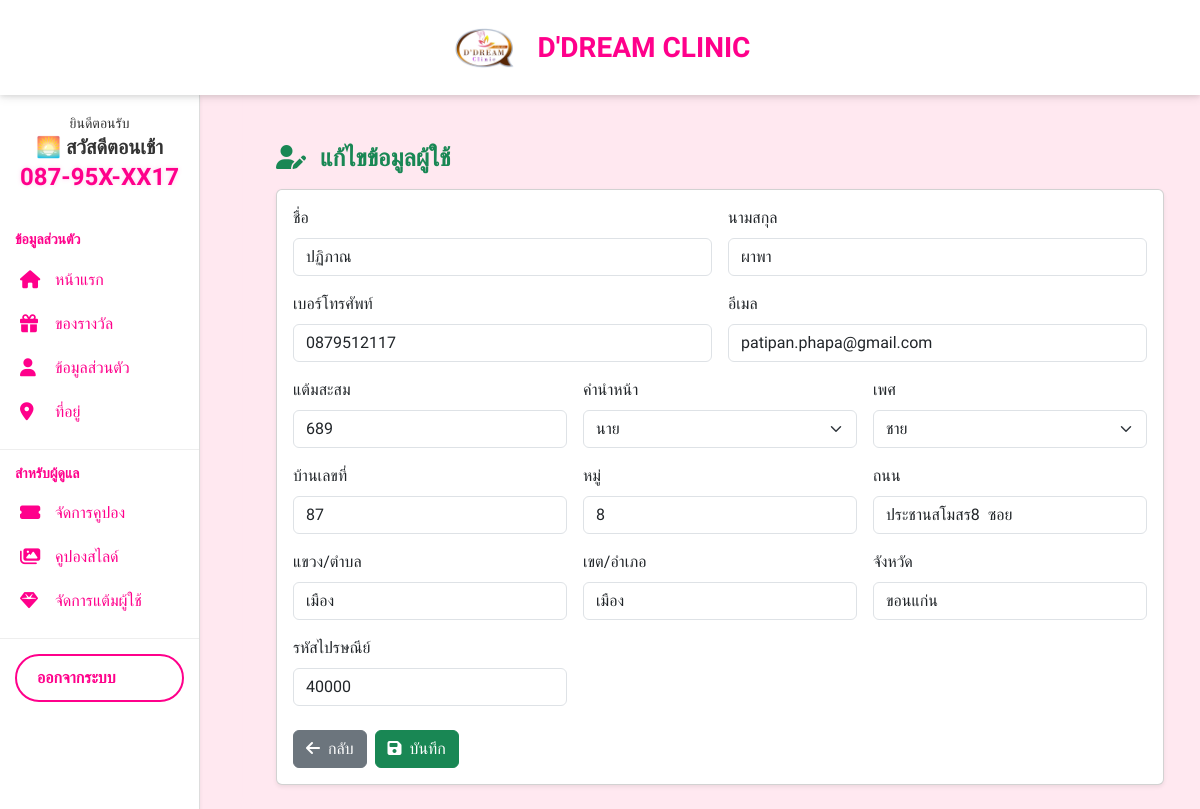
Page /account/staff/edit/4/ (signed in) on the committed database.
### account/models.py (models this page shows, shortened)
class User(AbstractUser):
    phone = models.CharField(max_length=10, unique=True)
    username = models.CharField(max_length=150, blank=True, null=True)
    USERNAME_FIELD = 'phone'
    REQUIRED_FIELDS = []

class Profile(models.Model):
    TITLE_CHOICES = [
        ('นาย', 'นาย'),
        ('นาง', 'นาง'),
        ('นางสาว', 'นางสาว'),
        ('อื่นๆ', 'อื่นๆ'),
    ]
    GENDER_CHOICES = [
        ('ชาย', 'ชาย'),
        ('หญิง', 'หญิง'),
        ('อื่นๆ', 'อื่นๆ'),
    ]
    user = models.OneToOneField(User, on_delete=models.CASCADE)
    title = models.CharField(max_length=20, choices=TITLE_CHOICES, blank=True)
    gender = models.CharField(max_length=10, choices=GENDER_CHOICES, blank=True)
    phone = models.IntegerField(blank=True, null=True)
    points = models.PositiveIntegerField(default=0)
    house_no = models.CharField(max_length=50, blank=True)
    moo = models.CharField(max_length=10, blank=True)
    street = models.CharField(max_length=100, blank=True)
    subdistrict = models.CharField(max_length=100, blank=True)  # แขวง/ตำบล
    district = models.CharField(max_length=100, blank=True)     # เขต/อำเภอ
    province = models.CharField(max_length=100, blank=True)
    postal_code = models.CharField(max_length=10, blank=True)

### account/views.py (the view, shortened to what this page needs)
# urls.py: path('staff/edit/<int:user_id>/', views.edit_user, name='edit_user'),
@staff_member_required
def edit_user(request, user_id):
    user = get_object_or_404(User, id=user_id)
    profile = getattr(user, 'profile', None)
    return render(request, 'staff/edit_user.html', {
        'user': user,
        'profile': profile,
    })

### account/templatetags/phone_filters.py (called while the page is built, shortened)
@register.filter(name="mask_phone")
def mask_phone(value: str) -> str:
    if not value:
        return ""
    s = str(value)
    digits = re.sub(r"\D", "", s)
    if len(digits) == 10:
        a = digits[:3]
        b = digits[3:6]
        c = digits[6:]
        b_mask = (b[:2] + "X") if len(b) == 3 else (b + "X")
        if len(c) >= 4:
            c_mask = "XX" + c[-2:]
        elif len(c) == 3:
            c_mask = "XX" + c[-1]
        elif len(c) == 2:
            c_mask = "X" + c[-1]
        else:
            c_mask = "X"
        return f"{a}-{b_mask}-{c_mask}"

### templates/staff/edit_user.html (shortened to what this page needs)
{% extends 'base/base.html' %}
{% block content %}
<div class="container">
  <h4 class="fw-bold text-success mb-3 mt-4">
    <i class="fa fa-user-edit me-2"></i> แก้ไขข้อมูลผู้ใช้
  </h4>
  <div class="card shadow-sm">
    <div class="card-body">
      <form method="post">
        <div class="row g-3">
          <div class="col-md-6">
            <label class="form-label">ชื่อ</label>
            <input type="text" name="first_name" class="form-control" value="{{ user.first_name }}">
          </div>
          <div class="col-md-6">
            <label class="form-label">นามสกุล</label>
            <input type="text" name="last_name" class="form-control" value="{{ user.last_name }}">
          </div>
          <div class="col-md-6">
            <label class="form-label">เบอร์โทรศัพท์</label>
            <input type="text" name="phone" class="form-control" value="{{ user.phone }}" required>
          </div>
          <div class="col-md-6">
            <label class="form-label">อีเมล</label>
            <input type="email" name="email" class="form-control" value="{{ user.email }}">
          </div>
          <div class="col-md-4">
            <label class="form-label">แต้มสะสม</label>
            <input type="number" name="points" class="form-control" value="{{ profile.points|default:0 }}">
          </div>
          <div class="col-md-4">
            <label class="form-label">คำนำหน้า</label>
            <select name="title" class="form-select">
              {% for k,v in profile.TITLE_CHOICES %}
                <option value="{{ k }}" {% if profile.title == k %}selected{% endif %}>{{ v }}</option>
              {% endfor %}
            </select>
          </div>
          <div class="col-md-4">
            <label class="form-label">เพศ</label>
            <select name="gender" class="form-select">
              {% for k,v in profile.GENDER_CHOICES %}
                <option value="{{ k }}" {% if profile.gender == k %}selected{% endif %}>{{ v }}</option>
              {% endfor %}
            </select>
          </div>
          <div class="col-md-4">
            <label class="form-label">บ้านเลขที่</label>
            <input type="text" name="house_no" class="form-control" value="{{ profile.house_no }}">
          </div>
          <div class="col-md-4">
            <label class="form-label">หมู่</label>
            <input type="text" name="moo" class="form-control" value="{{ profile.moo }}">
          </div>
          <div class="col-md-4">
            <label class="form-label">ถนน</label>
            <input type="text" name="street" class="form-control" value="{{ profile.street }}">
          </div>
          <div class="col-md-4">
            <label class="form-label">แขวง/ตำบล</label>
            <input type="text" name="subdistrict" class="form-control" value="{{ profile.subdistrict }}">
          </div>
          <div class="col-md-4">
            <label class="form-label">เขต/อำเภอ</label>
            <input type="text" name="district" class="form-control" value="{{ profile.district }}">
          </div>
          <div class="col-md-4">
            <label class="form-label">จังหวัด</label>
            <input type="text" name="province" class="form-control" value="{{ profile.province }}">
          </div>
          <div class="col-md-4">
            <label class="form-label">รหัสไปรษณีย์</label>
            <input type="text" name="postal_code" class="form-control" value="{{ profile.postal_code }}">
          </div>
        </div>
        <div class="d-flex gap-2 mt-4">
          <a href="{% url 'account:staff_manage_points' %}" class="btn btn-secondary">
            <i class="fa fa-arrow-left me-1"></i> กลับ
          </a>
          <button type="submit" class="btn btn-success">
            <i class="fa fa-save me-1"></i> บันทึก
          </button>
        </div>
      </form>
    </div>
  </div>
</div>
{% endblock %}

### templates/base/sidebar_profile.html (shortened to what this page needs)
{% load static %}
{% load phone_filters %}
 <div class="main-content">
<div class="sidebar shadow-sm">
    <div class="p-3 rounded">
      <center><small>ยินดีตอนรับ</small>
      <h5 id="greeting" class="fw-bold mb-1">สวัสดี</h5>
        <h4 class="fw-bold text-pink">{{ user.phone|mask_phone|default:"099-99X-XX99" }}</h4>
</center>
    </div>
  <div class="sidebar-section">
    <h6>ข้อมูลส่วนตัว</h6>
    <a href="/account/dashboard/" class="{% if request.path == '/account/dashboard/' %}active{% endif %}">
      <i class="fa fa-home"></i> หน้าแรก
    </a>
    <a href="/account/redeem/" class="{% if request.path == '/account/redeem/' %}active{% endif %}">
      <i class="fa fa-gift"></i> ของรางวัล
    </a>
    <a href="/account/profile/" class="{% if request.path == '/account/profile/' %}active{% endif %}">
      <i class="fa fa-user"></i> ข้อมูลส่วนตัว
    </a>
    <a href="/account/address/" class="{% if request.path == '/account/address/' %}active{% endif %}">
      <i class="fa fa-map-marker-alt"></i> ที่อยู่
    </a>
  </div>
  {% if user.is_staff or user.is_superuser %}
  <div class="sidebar-section">
    <h6>สำหรับผู้ดูแล</h6>
    <a href="/account/coupon/" class="{% if request.path == '/account/coupon/' %}active{% endif %}">
      <i class="fa fa-ticket-alt"></i> จัดการคูปอง
    </a>
    <a href="/account/coupon/slide/" class="{% if request.path == '/account/coupon/slide/' %}active{% endif %}">
      <i class="fa fa-images"></i> คูปองสไลด์
    </a>
    <a href="/account/staff/points/" class="{% if request.path == '/account/staff/points/' %}active{% endif %}">
      <i class="fa fa-gem"></i> จัดการแต้มผู้ใช้
    </a>
  </div>
  {% endif %}
  <a href="/account/logout/" class="logout-btn">ออกจากระบบ</a>
</div>
</div>

### templates/base/sidebar_profile.html (style rules this page uses)
.sidebar { width: 200px; background-color: #ffffff; border-right: 1px solid #ddd; min-height: 100vh; position: fixed; left: 0; top: 95px; z-index: 1040; overflow-y: auto; padding-bottom: 80px; transition: all 0.3s ease; }
.sidebar-section { padding: 15px 0; border-bottom: 1px solid #eee; }
.sidebar-section h6 { font-weight: bold; color: #555; font-size: 14px; margin-left: 15px; margin-bottom: 10px; }
.sidebar a { display: flex; align-items: center; padding: 10px 20px; color: #333; text-decoration: none; transition: all 0.2s ease; }
.sidebar a i { width: 25px; font-size: 18px; color: #ff008b; margin-right: 10px; }
.logout-btn { margin: 15px; border: 2px solid #198754; color: #ffffff; font-weight: bold; border-radius: 25px; padding: 10px 0; transition: all 0.3s ease; text-align: center; text-decoration: none; }
@media (min-width: 992px) { .main-content { margin-left: 200px; padding: 20px; transition: margin-left 0.3s ease; } }
@media (min-width: 992px) { :root { --pink-color: #ff008b; } }
@media (min-width: 992px) { .sidebar a, .sidebar-section h6, .logout-btn, .footer-menu a span, .footer-menu a i { color: var(--pink-color) !important; } }
@media (min-width: 992px) { .logout-btn { border: 2px solid var(--pink-color) !important; color: var(--pink-color) !important; } }
.text-pink { color: #ff008b !important; font-weight: 700; text-shadow: 0 0 4px rgba(255, 102, 200, 0.3); }

### templates/staff/edit_user.html (style rules this page uses)
.container { margin-top: clamp(110px, 10vw, 130px); }

### rows in the picture
User: phone|mask_phone "087-95X-XX17", first_name "ปฏิภาณ", last_name "ผาพา", phone "0879512117", email "patipan.phapa@gmail.com"
Profile: points "689", title "นาย", gender "ชาย", house_no "87", moo "8", street "ประชานสโมสร8 ซอย", subdistrict "เมือง", district "เมือง", province "ขอนแก่น", postal_code "40000"
